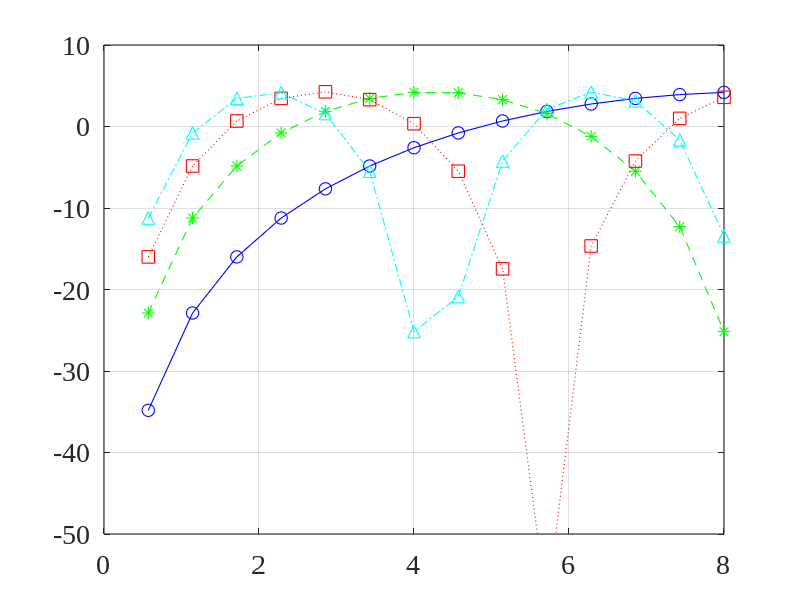
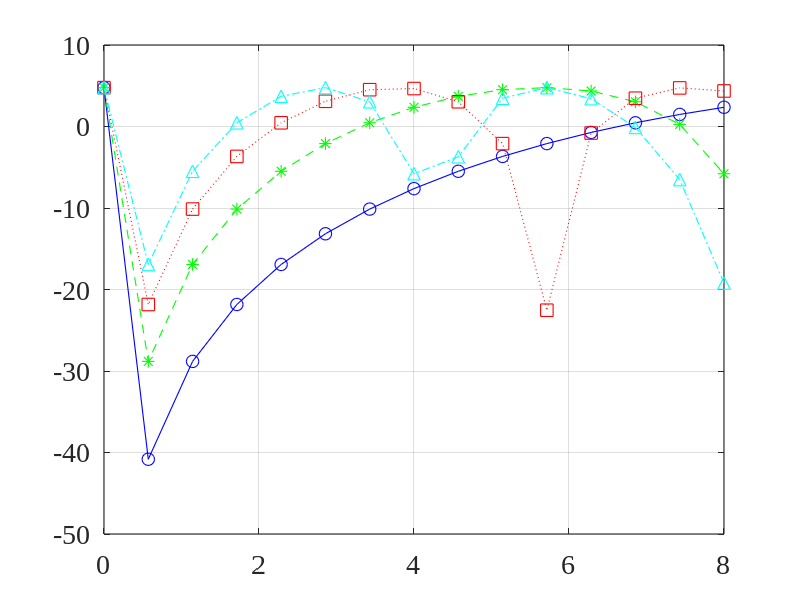

These figures' MATLAB source, in order:
close all; clc; clear all;
linewd = 0.8;
hcfontsize = 20;
MarkerSize=9;
c=340;

theta_d=0/180*pi;
M=3;     % number of microphones
[m_mat,n_mat]=meshgrid(1:M,1:M);

delta_values=[0.01 0.02 0.03 0.04];     % distance between microphones
f=linspace(0,8e3,15)';  % frequency

W1_dB_values=zeros(length(f),length(delta_values));
W2_dB_values=zeros(length(f),length(delta_values));

for idxD=1:length(delta_values)
    delta=delta_values(idxD);
    for idx_f=1:length(f)
        fk=f(idx_f);
        d=exp(-1i*2*pi*fk*delta/c*(0:M-1)'*cos(theta_d));
        Gamma0=sinc(2*fk*delta/c*(m_mat-n_mat));
        alpha21=-1; % dipole
        h=1/(1-exp(1i*2*pi*fk*delta/c*(1-alpha21)))*[1; -2*exp(-1i*2*pi*fk*delta/c*alpha21); exp(-1i*4*pi*fk*delta/c*alpha21)];
        W1_dB_values(idx_f,idxD)=10*log10(abs(h'*d)^2/(h'*h));
        alpha21=-1;
        alpha22=0;
        V=[exp(-1i*2*pi*fk*delta/c*(0:M-1)')'; exp(-1i*2*pi*fk*delta/c*(0:M-1)'*alpha21)'; exp(-1i*2*pi*fk*delta/c*(0:M-1)'*alpha22)'];
        h=V\[1; 0; 0];
        W2_dB_values(idx_f,idxD)=10*log10(abs(h'*d)^2/(h'*h));
    end
end

figure
plot(f/1e3,W1_dB_values(:,1),'-bo','linewidth',linewd, 'MarkerSize',MarkerSize);
hold on
plot(f/1e3,W1_dB_values(:,2),'--g*','linewidth',linewd, 'MarkerSize',MarkerSize);
plot(f/1e3,W1_dB_values(:,3),':rs','linewidth',linewd, 'MarkerSize',MarkerSize);
plot(f/1e3,W1_dB_values(:,4),'-.c^','linewidth',linewd, 'MarkerSize',MarkerSize);
hold off
set(gca, 'Color', [1, 1, 1]);
set(gca, 'FontName', 'Times New Roman');
set(gca, 'FontSize', hcfontsize);
set(gca, 'LineWidth', linewd);
set(gca,'XLim',[0 8]);
set(gca,'YLim',[-50 10]);
box on; grid on;

figure
plot(f/1e3,W2_dB_values(:,1),'-bo','linewidth',linewd, 'MarkerSize',MarkerSize);
hold on
plot(f/1e3,W2_dB_values(:,2),'--g*','linewidth',linewd, 'MarkerSize',MarkerSize);
plot(f/1e3,W2_dB_values(:,3),':rs','linewidth',linewd, 'MarkerSize',MarkerSize);
plot(f/1e3,W2_dB_values(:,4),'-.c^','linewidth',linewd, 'MarkerSize',MarkerSize);
hold off
set(gca, 'Color', [1, 1, 1]);
set(gca, 'FontName', 'Times New Roman');
set(gca, 'FontSize', hcfontsize);
set(gca, 'LineWidth', linewd);
set(gca,'XLim',[0 8]);
set(gca,'YLim',[-50 10]);
box on; grid on;

